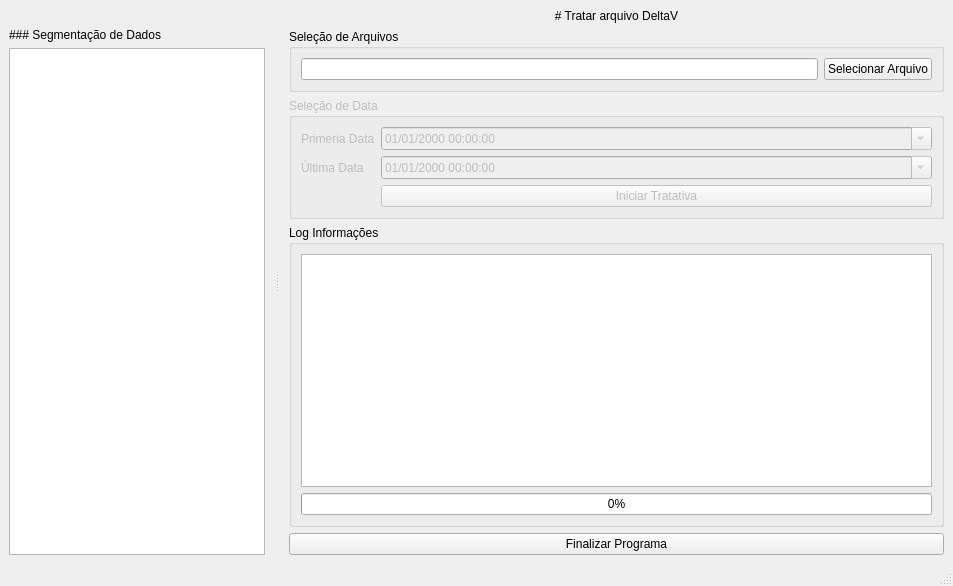
<?xml version="1.0" encoding="UTF-8"?>
<ui version="4.0">
 <class>MainWindow</class>
 <widget class="QMainWindow" name="MainWindow">
  <property name="geometry">
   <rect>
    <x>0</x>
    <y>0</y>
    <width>953</width>
    <height>586</height>
   </rect>
  </property>
  <property name="windowTitle">
   <string>MainWindow</string>
  </property>
  <widget class="QWidget" name="centralwidget">
   <layout class="QGridLayout" name="gridLayout">
    <item row="3" column="0">
     <widget class="QGroupBox" name="infos_groupBox">
      <property name="title">
       <string>Log Informações</string>
      </property>
      <layout class="QVBoxLayout" name="verticalLayout_4">
       <item>
        <widget class="QTextEdit" name="log_text">
         <property name="statusTip">
          <string>Log das etapas</string>
         </property>
        </widget>
       </item>
       <item>
        <widget class="QProgressBar" name="progressBar">
         <property name="value">
          <number>0</number>
         </property>
        </widget>
       </item>
      </layout>
     </widget>
    </item>
    <item row="4" column="0">
     <widget class="QPushButton" name="btn_finish">
      <property name="statusTip">
       <string>Botão de finalização</string>
      </property>
      <property name="text">
       <string>Finalizar Programa</string>
      </property>
     </widget>
    </item>
    <item row="2" column="0">
     <widget class="QGroupBox" name="data_groupBox">
      <property name="enabled">
       <bool>false</bool>
      </property>
      <property name="title">
       <string>Seleção de Data</string>
      </property>
      <property name="flat">
       <bool>false</bool>
      </property>
      <property name="checkable">
       <bool>false</bool>
      </property>
      <layout class="QFormLayout" name="formLayout">
       <item row="0" column="0">
        <widget class="QLabel" name="label_firts">
         <property name="text">
          <string>Primeria Data</string>
         </property>
        </widget>
       </item>
       <item row="0" column="1">
        <widget class="QDateTimeEdit" name="first_date">
         <property name="statusTip">
          <string>Data inicial dos dados</string>
         </property>
         <property name="displayFormat">
          <string>dd/MM/yyyy HH:mm:ss</string>
         </property>
         <property name="calendarPopup">
          <bool>true</bool>
         </property>
        </widget>
       </item>
       <item row="1" column="0">
        <widget class="QLabel" name="label_last">
         <property name="text">
          <string>Última Data</string>
         </property>
        </widget>
       </item>
       <item row="1" column="1">
        <widget class="QDateTimeEdit" name="last_date">
         <property name="statusTip">
          <string>Data final dos dados</string>
         </property>
         <property name="displayFormat">
          <string>dd/MM/yyyy HH:mm:ss</string>
         </property>
         <property name="calendarPopup">
          <bool>true</bool>
         </property>
        </widget>
       </item>
       <item row="2" column="1">
        <widget class="QPushButton" name="btn_start">
         <property name="statusTip">
          <string>Iniciar tratativa dos dados</string>
         </property>
         <property name="text">
          <string>Iniciar Tratativa</string>
         </property>
         <property name="autoDefault">
          <bool>false</bool>
         </property>
         <property name="default">
          <bool>false</bool>
         </property>
         <property name="flat">
          <bool>false</bool>
         </property>
        </widget>
       </item>
      </layout>
     </widget>
    </item>
    <item row="1" column="0">
     <widget class="QGroupBox" name="selection_groupBox">
      <property name="title">
       <string>Seleção de Arquivos</string>
      </property>
      <layout class="QVBoxLayout" name="verticalLayout_3">
       <item>
        <layout class="QHBoxLayout" name="select_dados">
         <item>
          <widget class="QLineEdit" name="edit_deltav">
           <property name="statusTip">
            <string>Caminho do arquivo DeltaV</string>
           </property>
           <property name="readOnly">
            <bool>true</bool>
           </property>
          </widget>
         </item>
         <item>
          <widget class="QPushButton" name="btn_tratar">
           <property name="statusTip">
            <string>Botão para procurar arquivo</string>
           </property>
           <property name="text">
            <string>Selecionar Arquivo</string>
           </property>
          </widget>
         </item>
        </layout>
       </item>
      </layout>
     </widget>
    </item>
    <item row="0" column="0">
     <widget class="QLabel" name="Titulo">
      <property name="text">
       <string># Tratar arquivo DeltaV</string>
      </property>
      <property name="textFormat">
       <enum>Qt::MarkdownText</enum>
      </property>
      <property name="alignment">
       <set>Qt::AlignCenter</set>
      </property>
     </widget>
    </item>
   </layout>
  </widget>
  <widget class="QStatusBar" name="statusbar"/>
  <widget class="QDockWidget" name="dockWidget">
   <property name="features">
    <set>QDockWidget::NoDockWidgetFeatures</set>
   </property>
   <attribute name="dockWidgetArea">
    <number>1</number>
   </attribute>
   <widget class="QWidget" name="dockWidgetContents">
    <layout class="QVBoxLayout" name="verticalLayout">
     <item>
      <widget class="QLabel" name="SubTitulo">
       <property name="text">
        <string>### Segmentação de Dados</string>
       </property>
       <property name="textFormat">
        <enum>Qt::MarkdownText</enum>
       </property>
      </widget>
     </item>
     <item>
      <widget class="QListView" name="listView">
       <property name="statusTip">
        <string>Seleção de colunas</string>
       </property>
      </widget>
     </item>
    </layout>
   </widget>
  </widget>
 </widget>
 <resources/>
 <connections/>
</ui>
